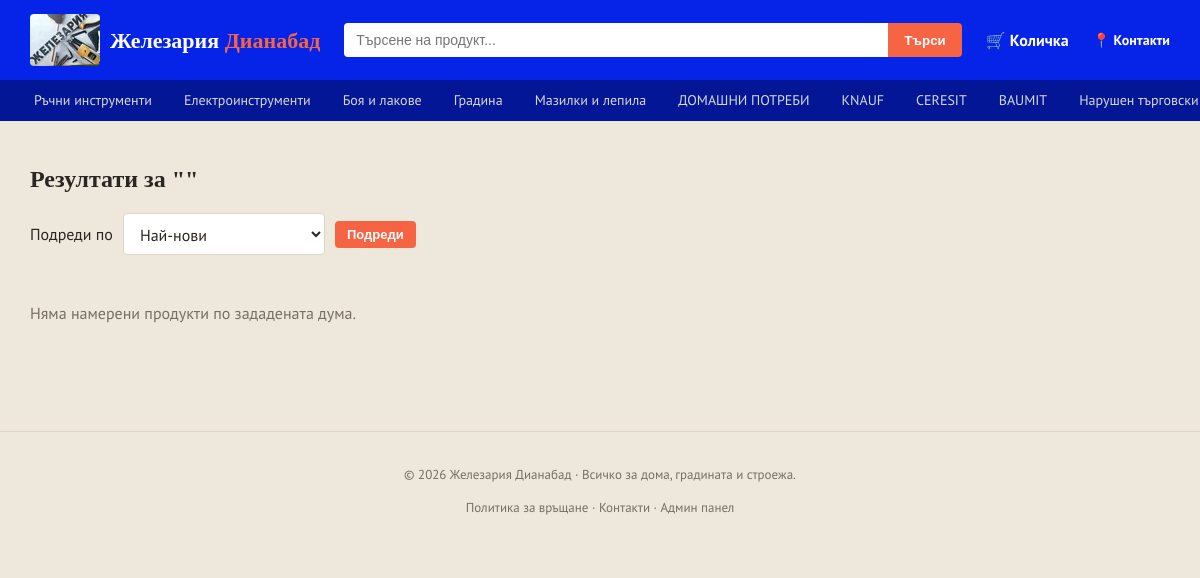
Screenshot of /search with the database file from the repository.
### models.py (models this page shows, shortened)
class Category(db.Model):
    __tablename__ = 'categories'
    id = db.Column(db.Integer, primary_key=True)
    name = db.Column(db.String(100), nullable=False, unique=True)
    image_url = db.Column(db.String(300), default='')
    products = db.relationship('Product', backref='category', lazy=True)

### app.py (the view)
@app.route('/search')
def search():
    q = request.args.get('q', '').strip()
    categories = storefront_categories()
    sort = selected_sort(PRODUCT_SORTS)
    products = []
    if q:
        products = sorted_products(Product.query.filter(Product.name.ilike(f'%{q}%')), sort)
    return render_template('search.html', products=products, q=q, categories=categories,
                           sort=sort, sort_options=PRODUCT_SORTS)

### app.py (called while the page is built)
@app.context_processor
def inject_whatsapp_number():
    return {'whatsapp_number': app.config['WHATSAPP_NUMBER'], 'asset_version': app.config['ASSET_VERSION']}

@app.context_processor
def inject_category_icons():
    return {'category_icons': CATEGORY_ICONS}

@app.context_processor
def inject_availability_info():
    return {'availability_labels': Product.AVAILABILITY_LABELS,
            'availability_badge_class': Product.AVAILABILITY_BADGE_CLASS,
            'availability_icons': Product.AVAILABILITY_ICONS}

def selected_sort(options):
    value = request.args.get('sort', 'newest')
    return value if value in options else 'newest'

def saved_category_sort():
    try:
        with open(os.path.join(BASE_DIR, 'category-order.json'), encoding='utf-8') as f:
            value = json.load(f).get('sort')
        return value if value in CATEGORY_SORTS else 'oldest'
    except (OSError, ValueError, AttributeError):
        return 'oldest'

def storefront_categories():
    return sorted_categories(saved_category_sort())

def sorted_categories(sort):
    rows = (db.session.query(Category, db.func.count(Product.id).label('product_count'))
            .outerjoin(Product, Product.category_id == Category.id)
            .group_by(Category.id).order_by(Category.id.asc()).all())
    keys = {
        'newest': lambda row: row[0].id,
        'oldest': lambda row: row[0].id,
        'name_asc': lambda row: row[0].name.casefold(),
        'name_desc': lambda row: row[0].name.casefold(),
        'count_asc': lambda row: row[1],
        'count_desc': lambda row: row[1],
    }
    rows = sorted(rows, key=keys[sort],
                  reverse=sort in ('newest', 'name_desc', 'count_desc'))
    return [dict(id=c.id, name=c.name, image_url=c.image_url, product_count=count)
            for c, count in rows]

### templates/search.html (shortened to what this page needs)
{% extends 'base.html' %}
{% block content %}
<h1 class="page-title">Резултати за "{{ q }}"</h1>
<form class="list-toolbar" method="get">
    {% include 'sort_select.html' %}
    <button type="submit" class="btn btn-small">Подреди</button>
</form>
{% if products %}
<div class="product-grid">
    {% for p in products %}
    <div class="product-card">
        <a href="{{ url_for('product_view', product_id=p.id) }}" class="product-thumb">
            {% if p.image_url %}
                <img {{ responsive_image_attrs(p.image_url, 640, '(max-width: 600px) 100vw, 300px') }} alt="{{ p.name }}" fetchpriority="{{ 'high' if loop.index <= 2 else 'auto' }}" loading="{{ 'eager' if loop.index <= 6 else 'lazy' }}" decoding="async">
            {% else %}
                <div class="placeholder-thumb">🔩</div>
            {% endif %}
        </a>
        <div class="product-info">
            <a href="{{ url_for('product_view', product_id=p.id) }}" class="product-name">{{ p.name }}</a>
            <div class="product-price">{{ '%.2f'|format(p.price) }} €</div>
            {% include '_availability_badge.html' %}
            {% if p.stock > 0 %}
            <form action="{{ url_for('cart_add', product_id=p.id) }}" method="post">
                <input type="hidden" name="qty" value="1">
                <button type="submit" class="btn btn-small">{{ 'Заяви по поръчка' if p.availability == 'on_order' else 'Добави в количката' }}</button>
            </form>
            {% endif %}
        </div>
    </div>
    {% endfor %}
</div>
{% else %}
<p class="empty-msg">Няма намерени продукти по зададената дума.</p>
{% endif %}
{% endblock %}

### templates/base.html (shortened to what this page needs)
<!DOCTYPE html>
<html lang="bg">
<head>
</head>
<body>
<header class="topbar">
    <div class="topbar-inner">
        <a href="{{ url_for('index') }}" class="brand">
            <img alt="Железария Дианабад"
                 class="brand-logo"
                 height="52"
                 sizes="69px"
                 src="{{ url_for('static', filename='img/brand/logo-140.png') }}"
                 srcset="{{ url_for('static', filename='img/brand/logo-70.webp') }} 70w,
                {{ url_for('static', filename='img/brand/logo-140.webp') }} 140w,
                {{ url_for('static', filename='img/brand/logo-210.webp') }} 210w"
                 width="69">
            <span class="brand-text">Железария <span>Дианабад</span></span>
        </a>
        <form class="search-form" action="{{ url_for('search') }}" method="get">
            <label>
                <input type="text" name="q" placeholder="Търсене на продукт..." value="{{ q if q else '' }}">
            </label>
            <button type="submit">Търси</button>
        </form>
        <a href="{{ url_for('cart_view') }}" class="cart-link">
            🛒 Количка
            {% set cart = session.get('cart', {}) %}
        </a>
        <a href="{{ url_for('contacts') }}" class="contacts-link">📍 Контакти</a>
    </div>
    <nav class="categories-nav">
        {% for c in categories %}
            <a href="{{ url_for('category_view', category_id=c.id) }}">{{ c.name }}</a>
        {% endfor %}
    </nav>
</header>
<main class="container">
    {% block content %}{% endblock %}
</main>
<footer class="footer">
    <p>© 2026 Железария Дианабад · Всичко за дома, градината и строежа.</p>
    <p><a href="{{ url_for('returns_policy') }}">Политика за връщане</a> · <a href="{{ url_for('contacts') }}">Контакти</a> · <a href="{{ url_for('admin_dashboard') }}">Админ панел</a></p>
</footer>
</body>
</html>

### rows the page displays
Category: name "Ръчни инструменти"
Category: name "Електроинструменти"
Category: name "Боя и лакове"
Category: name "Градина"
Category: name "Мазилки и лепила"
Category: name "ДОМАШНИ ПОТРЕБИ"
Category: name "KNAUF"
Category: name "CERESIT"
Category: name "BAUMIT"
Category: name "Нарушен търговски…"

### other values shown
form field sort "Най-нови"
